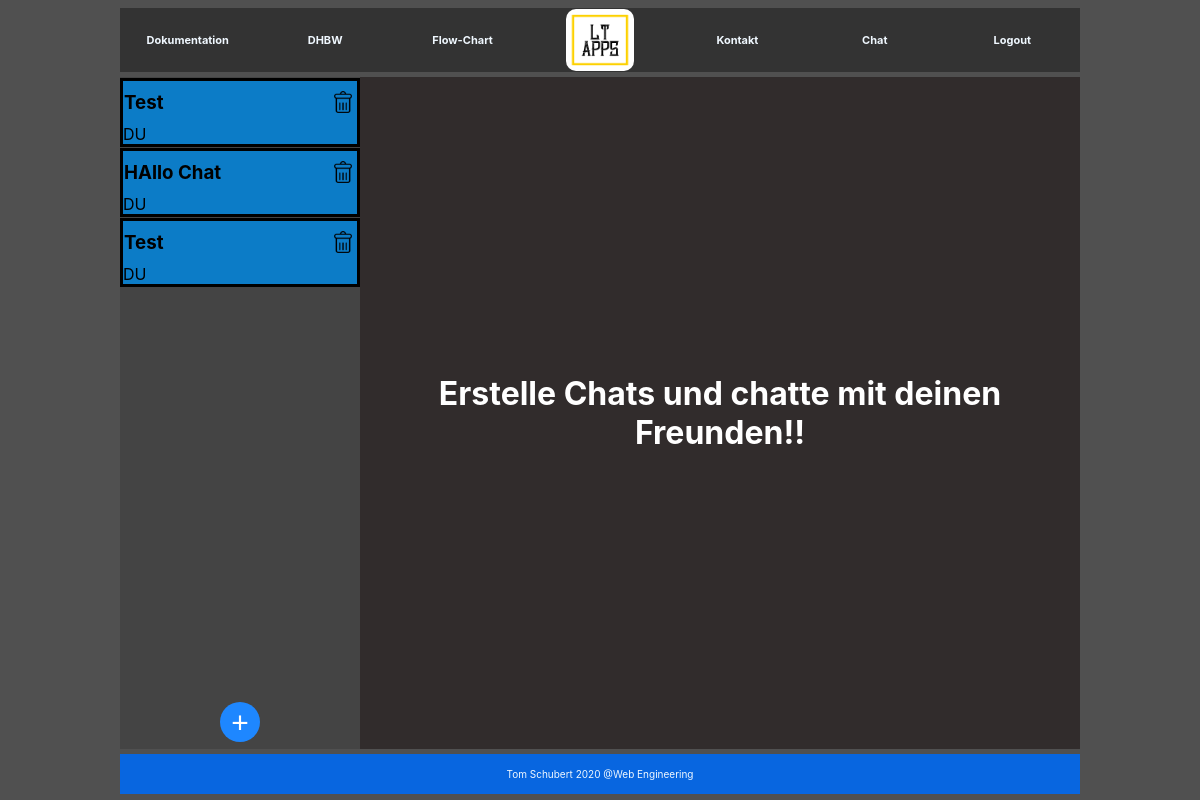
Page /chat (signed in) on the committed database.
### Tom_4328112/db_models.py (models this page shows)
class Chat(db.Model):
    chat_id = db.Column(db.Integer, primary_key=True)
    title = db.Column(db.String(50), nullable=False)
    messages = db.relationship('Message', backref='chat_room', lazy=True)
    def __repr__(self):
        return f"{self.title}"

### Tom_4328112/routes.py (the view)
@app.route('/chat', methods=['GET', 'POST'])
@login_required
def chat():
    form = CreateChat()
    return render_template("chat.html", title="Chat", rooms=current_user.chats, current_user=current_user, form=form)

### Tom_4328112/forms.py
class CreateChat(FlaskForm):
    chat_name= StringField('Chat name', validators=[DataRequired(), Length(min=2, max=20)])
    participants= StringField('Add to Chat', validators=[Length(min=2, max=20)])
    create = SubmitField('create')

### Tom_4328112/db_models.py (called while the page is built)
@login_manager.user_loader
def load_user(id):
    return User.query.get(int(id)) # Zieht den User aus der Datenbank

### Tom_4328112/templates/chat.html (shortened to what this page needs)
{% extends "basic.html" %} {% block imports %}
<link id="chat-style" rel="stylesheet" type="text/css" href="{{ url_for('static',filename='styles/chat.css') }}"> {% endblock %} {% block content %}
<div class="content_wrapper">
    <div class="sidebar">
        <div id="all_chats_wrapper">
            <div id="all_chats">
                {%for room in rooms%}
                <div class="chat_preview" id={{room.chat_id}}>
                    <h3>{{room}}</h3>
                    <input type="image" src="../static/images/delete.png" class="delete_chat" id="chat_id--/{{room.chat_id}}"></input>
                    <div class="teilnehmer_in_der_overview">
                        <span>DU</span>
                    </div>
                </div>
                {%endfor%}
            </div>
        </div>
        <div id="new_chat">
            <form method="POST">
                <button type="button" class="btn btn_add" id="btn_new_Chat">+
                    </button>
            </form>
        </div>
    </div>
    <div id="startscreen">
        <h1>Erstelle Chats und chatte mit deinen Freunden!!</h1>
    </div>
</div>
{% endblock %}

### Tom_4328112/static/styles/basic.css (style rules this page uses)
body { background-color: #505050; width: 80vw; min-width: 740px; height: 100%; margin-left: auto; margin-right: auto; padding: 0; font-family: -apple-system, BlinkMacSystemFont, 'Segoe UI', Roboto, Oxygen, Ubuntu, Cantarell, 'Open Sans', 'Helvetica Neue', sans-serif; overflow-x: hidden; display: flex; flex-wrap: wrap; align-content: stretch; overflow-x: hidden; }

### Tom_4328112/static/styles/chat.css (style rules this page uses)
html { overflow-y: hidden; }
.content_wrapper { width: 100%; height: 84vh; display: grid; grid-template-columns: 1fr 1fr 1fr 1fr; grid-template-rows: 100%; grid-template-areas: "sidebar chat chat chat"; }
.sidebar { background-color: #444444; width: 100%; height: 100%; display: grid; grid-template-rows: 92% 8%; grid-template-areas: "view" "make_new"; grid-area: sidebar; }
#all_chats_wrapper { overflow-y: hidden; grid-area: view; }
#all_chats { display: block; overflow-y: scroll; height: 100%; width: 100%; }
#new_chat { height: 100%; min-height: 40px; width: 100%; grid-area: make_new; display: flex; justify-content: space-around; align-items: center; }
#new_chat #btn_new_Chat { height: 40px; width: 40px; margin: 3px; padding: 4px 5px 5px 5px; font-size: 30px; }
.chat_preview { border-style: solid; background-color: rgb(12, 124, 199); user-select: none; cursor: pointer; margin: 1px 0px; display: flex; flex-wrap: wrap; align-content: flex-start; justify-content: flex-start; position: relative; }
.chat_preview h3 { width: 80%; order: 1; margin: 10px 0px 10px 1px; }
.chat_preview .delete_chat { order: 2; height: 22px; width: 22px; margin: 10px 3px; position: absolute; right: 0px; top: 0px; }
.chat_preview .teilnehmer_in_der_overview { width: 100%; display: flex; flex-wrap: nowrap; align-items: center; order: 3; overflow-x: hidden; white-space: nowrap; text-overflow: ellipsis; }
.chat_preview span { display: block; }
#startscreen { background-color: rgb(49, 44, 44); width: 100%; height: 100%; display: flex; justify-content: space-evenly; align-items: center; grid-area: chat; text-align: center; color: white; }
.btn { height: 100%; width: auto; background-color: rgb(30, 135, 255); text-align: center; border: none; color: white; padding: 12px 16px; font-size: 16px; }
.btn_add { height: 100%; width: auto; border-radius: 50%; }

### rows in the picture
Chat: title "Test"
Chat: title "HAllo Chat"
Chat: title "Test"
